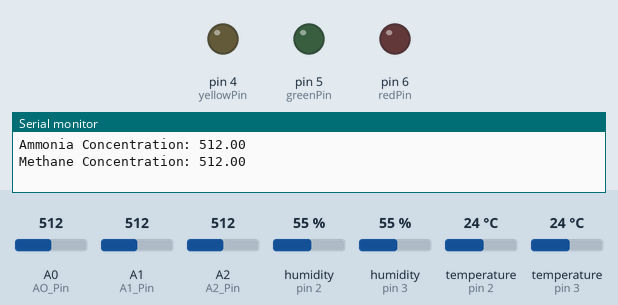
Simulated run of this sketch. Board: Arduino Uno, built with avr-gcc and run on an emulated ATmega328P. Shown: output pins drawn as LEDs (lit = HIGH), the last lines printed to the serial monitor. The inputs (shaded band) are chosen by the test bench; at power-on: A0 (AO_Pin) = 512, A1 (A1_Pin) = 512, A2 (A2_Pin) = 512, humidity (sensors on pin 2, pin 3) 55 %, temperature (sensors on pin 2, pin 3) 24 °C.

Above: at 3.6 s.
At 7.7 s:
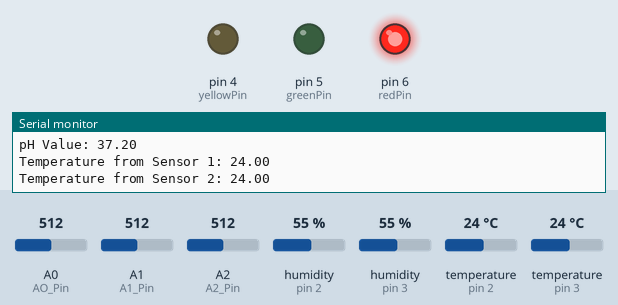
At 9.7 s:
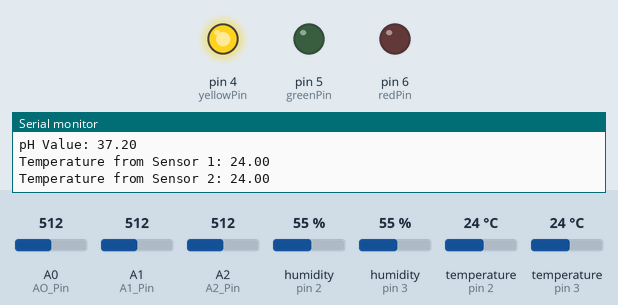
At 11.7 s:
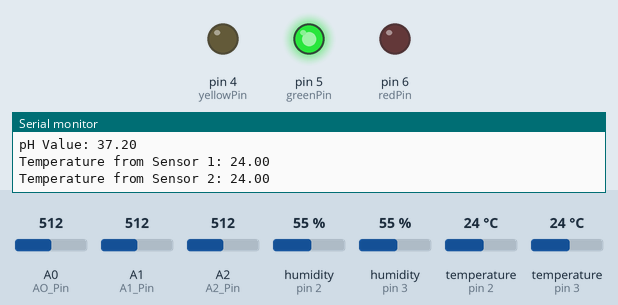
Timing chart, 0 to 17.2 s (numbered marks = the images above):
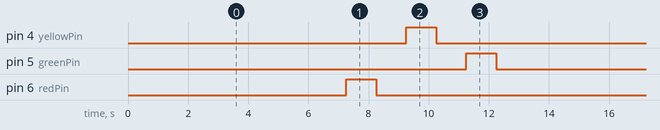

The sketch:

main_working_new.ino
```cpp
#include <DHT.h>

#define DHTTYPE DHT11

// Pin assignments for DHT sensors.
const int DHT_PIN_1 = 2; // Connect the first sensor to digital pin 2.
const int DHT_PIN_2 = 3; // Connect the second sensor to digital pin 3.

// Create instances of the DHT class for each sensor.
DHT dht1(DHT_PIN_1, DHTTYPE);
DHT dht2(DHT_PIN_2, DHTTYPE);


const int AO_Pin = A0;
const int A1_Pin = A1;
const int A2_Pin = A2; // New pin for pH sensor
int AO_Out; // Declare variable to store AO pin reading
int A1_Out; // Declare variable to store A1 pin reading
int A2_Out; // Declare variable to store A2 pin reading

// Calibration parameters
float AO_Slope = 1; // Calibration slope for AO pin
int AO_Offset = 0;   // Calibration offset for AO pin
float A1_Slope = 1; // Calibration slope for A1 pin
int A1_Offset = 0;   // Calibration offset for A1 pin
float A2_Slope = 0.1; // Calibration slope for A1 pin
int A2_Offset = -14;
// You need to define calibration parameters for the new sensor as well
const int redPin = 6;
const int yellowPin = 4;
const int greenPin = 5;

const int interval = 1000; // 1 second

// Set up
void setup() {
  Serial.begin(115200);  // Initialize serial monitor using a baud rate of 115200
  dht1.begin();
  dht2.begin();
  pinMode(redPin, OUTPUT);
  pinMode(yellowPin, OUTPUT);
  pinMode(greenPin, OUTPUT);
}

// Main loop
void loop() {
  Ammonia();
  delay(2000); //
  methane();
  delay(2000); //
  ph();
  delay(1000); //
  temp();
  delay(200); //
  led(redPin);
//  // Blink yellow light
  led(yellowPin);
//  // Blink green light
  led(greenPin);

}


void ph() {
  A2_Out = analogRead(A2_Pin); // Read the analog output measurement sample from the pH sensor's A2 pin
  float calibrated_A2 = A2_Out * A2_Slope + A2_Offset; // Apply calibration
  Serial.print("pH Value: "); // Print out the text "pH Value: "
  Serial.println(calibrated_A2); // Print out the calibrated value
}
void methane() {
  A1_Out = analogRead(A1_Pin); // Read the analog output measurement sample from the MQ4 sensor's A1 pin
  float calibrated_A1 = A1_Out * A1_Slope + A1_Offset; // Apply calibration
  Serial.print("Methane Concentration: "); // Print out the text "Methane Concentration: "
  Serial.println(calibrated_A1); // Print out the calibrated value
}
void Ammonia() {
  AO_Out = analogRead(AO_Pin); // Read the analog output measurement sample from the MQ4 sensor's AO pin
  float calibrated_AO = AO_Out * AO_Slope + AO_Offset; // Apply calibration
  Serial.print("Ammonia Concentration: "); // Print out the text "Ammonia Concentration: "
  Serial.println(calibrated_AO); // Print out the calibrated value
}

void temp() {
  // Read temperature from the first DHT sensor.
  float temperature1 = dht1.readTemperature();
  // Read temperature from the second DHT sensor.
  float temperature2 = dht2.readTemperature();

  // Check if any errors occurred during reading.
  if (!isnan(temperature1)) {
    Serial.print("Temperature from Sensor 1: ");
    Serial.println(temperature1);

  } else {
    Serial.println("Failed to read from DHT sensor 1!");
  }

  if (!isnan(temperature2)) {
    Serial.print("Temperature from Sensor 2: ");
    Serial.println(temperature2);

  } else {
    Serial.println("Failed to read from DHT sensor 2!");
  }

  // Delay before next reading.
  delay(2000); // Adjust delay as needed.
}

void led(int pin) {
  // Turn the LED on (HIGH is the voltage level)
  digitalWrite(pin, HIGH);
  // Wait for a while
  delay(interval);
  // Turn the LED off by making the voltage LOW
  digitalWrite(pin, LOW);
  // Wait for a while
  delay(interval);
}
```

Measured:
- by itself, pin 4 (yellowPin), pin 5 (greenPin), pin 6 (redPin): alternates HIGH for 1.0 s and LOW for 12.3 s
- by itself, everything shown: repeats every 13.3 s, in 6 steps
